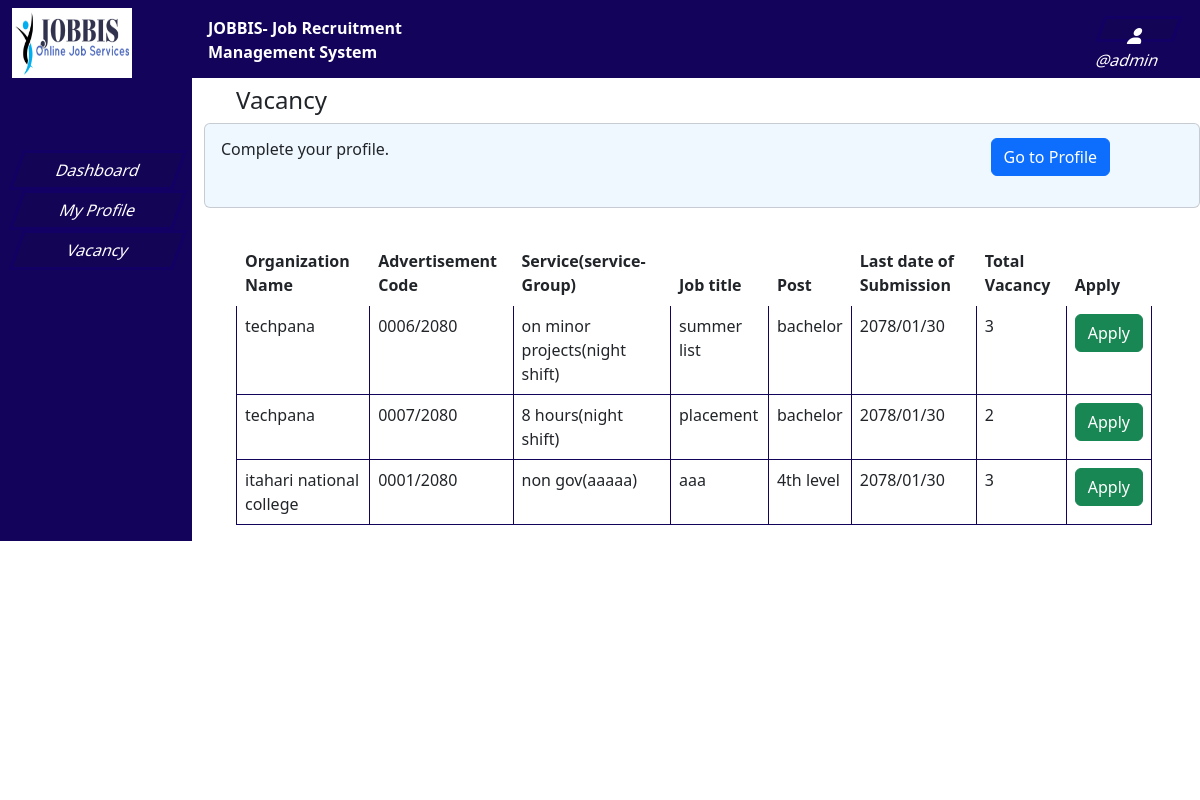
The page /dashboard-vacancy.php (signed in) on the database its author committed.
### tables this page shows
CREATE TABLE `job` (
  `id` int(4) NOT NULL,
  `username` varchar(50) NOT NULL,
  `adverisement` varchar(20) NOT NULL,
  `title` varchar(50) NOT NULL,
  `role` varchar(50) NOT NULL,
  `position` varchar(100) NOT NULL,
  `service` varchar(50) NOT NULL,
  `serviceGroup` varchar(50) NOT NULL,
  `level` varchar(50) NOT NULL,
  `submissionDate` varchar(50) NOT NULL,
  `salary` varchar(30) NOT NULL,
  `education` varchar(100) NOT NULL,
  `gpa` varchar(30) NOT NULL,
  `vacancy` int(4) NOT NULL,
  `description` varchar(300) NOT NULL,
  `type` varchar(40) NOT NULL
);

CREATE TABLE `providerregistration` (
  `id` int(11) NOT NULL,
  `companyName` varchar(60) NOT NULL,
  `personName` varchar(60) NOT NULL,
  `date` varchar(10) NOT NULL,
  `address` varchar(100) NOT NULL,
  `website` varchar(50) NOT NULL,
  `username` varchar(30) NOT NULL,
  `email` varchar(50) NOT NULL,
  `phone` varchar(15) NOT NULL,
  `mobile` varchar(15) NOT NULL,
  `pan` varchar(20) NOT NULL,
  `country` varchar(50) NOT NULL,
  `province` varchar(50) NOT NULL,
  `district` varchar(50) NOT NULL,
  `localBody` varchar(50) NOT NULL,
  `ward` varchar(10) NOT NULL,
  `password` varchar(30) NOT NULL
);

### dashboard-vacancy.php (the view, shortened to what this page needs)
<!doctype html>
<html lang="en">
<head>
    <link href="https://cdn.jsdelivr.net/npm/bootstrap@5.3.0-alpha1/dist/css/bootstrap.min.css" rel="stylesheet"
>
    <link rel="stylesheet" href="https://cdnjs.cloudflare.com/ajax/libs/font-awesome/6.2.1/css/all.min.css"
 />
    <link rel="stylesheet" href="./CSS/dashboard-das.css">
</head>
<body>
    <div class="navbar">
        <nav class="navbar navbar-expand-lg">
            <div class="container-fluid">
                <a class="navbar-brand" href="#">
                    <img src="./zobbis/Project-favicon.png" width="120" height="70" alt="Logo">
                </a>
                <div class="collapse navbar-collapse">
                    <ul class="navbar-nav me-auto mb-2 mb-lg-0">
                        <div class="nav-content">
                            <li class="nav-item">
                                JOBBIS- Job Recruitment Management System
                            </li>
                        </div>
                        <div class="dropdown">
                            <button class="btn-nav" type="button" id="dropdownMenu2" data-bs-toggle="dropdown">
                                <i class="fa-solid fa-user"></i> <?php echo $_SESSION['username']; ?>
                            </button>
                        </div>
                    </ul>
                </div>
            </div>
        </nav>
    </div>
    <div class="content-container">
        <div class="row">
            <div class="col-2">
                <div class="content-area">
                    <button type="button" class="btn-dash"><a href="dashboard-client.php">Dashboard</a></button>
                    <button type="button" class="btn-dash"><a href="dashboard-my-profile-personal.php">My
                            Profile</a></button>
                    <button type="button" class="btn-dash"><a href="#">Vacancy</a></button>
                    <div class="footer">
                        <div class="footer-content">
                            <hr>
                            <p>Copyright 2023 &copy; Jobbes</p>
                        </div>
                    </div>
                </div>
            </div>
            <div class="col-10">
                <div class="dashboard-main">
                    <h4>Vacancy</h4>
                </div>
                <div class="card card-callot mb-3">
                    <div class="card-body">
                        <div class="flex-center mb-md-0 mb-3 align-items-center">
                            <div class="ml-3">
                                <h6>Complete your profile.</h6>
                            </div>
                        </div>
                        <div class="flex-center mb-md-0 align-items-center">
                            <a href="dashboard-my-profile-personal.php" class="btn btn-profile btn-primary">Go to
                                Profile</a>
                        </div>
                    </div>
                </div>
                <div class="dashboard-main">
                    <div class="table-container" style="overflow: auto; width: 100%; height: 100%;">
                        <table class="table">
                            <thead>
                                <tr role="row">
                                    <th colspan="1" role="columnheader" title="Toggle ShortBy" style="cursor: pointer;">
                                        Organization Name
                                    </th>
                                    <th colspan="1" role="columnheader" title="Toggle ShortBy" style="cursor: pointer;">
                                    Advertisement Code
                                    </th>
                                    <th colspan="1" role="columnheader" title="Toggle ShortBy" style="cursor: pointer;">
                                        Service(service-Group)
                                    </th>
                                    <th colspan="1" role="columnheader" title="Toggle ShortBy" style="cursor: pointer;">
                                        Job title
                                    </th>
                                    <th colspan="1" role="columnheader" title="Toggle ShortBy" style="cursor: pointer;">
                                        Post
                                    </th>
                                    <th colspan="1" role="columnheader" title="Toggle ShortBy" style="cursor: pointer;">
                                        Last date of Submission
                                    </th>
                                    <th colspan="1" role="columnheader" title="Toggle ShortBy" style="cursor: pointer;">
                                        Total Vacancy
                                    </th>
                                    <th colspan="1" role="columnheader" title="Toggle ShortBy" style="cursor: pointer;">
                                        Apply
                                    </th>
                                </tr>
                            </thead>
                            <tbody>
                            <?php
                                 include("connection.php");
                                 $sql =  "SELECT *
                                 FROM `job`
                                  INNER JOIN `providerregistration` ON job.username = providerregistration.username ";
                                 $result = $connection->query($sql);
                                 while($row=$result->fetch_assoc()){
                                    ?>
                                 <tr>
                                    <td><?=$row['companyName'];?></td>
                                    <td><?=$row['adverisement'];?></td>
                                    <td><?=$row['service'];?>(<?=$row['serviceGroup'];?>)</td>
                                    <td><?=$row['title'];?></td>
                                    <td><?=$row['position'];?></td>
                                    <td><?=$row['submissionDate'];?></td>
                                    <td><?=$row['vacancy'];?></td>
                                    <td><a type="button" class="btn btn-success" <?php
                                        echo " href='apply-job.php?adverisement=$row[adverisement]' title='apply'" ; ?>>Apply
                                    </a> </td>
                                </tr>
                                <?php
                                 }
                                ?>
                            </tbody>
                        </table>
                    </div>
                </div>
            </div>
        </div>
</body>
</html>

### CSS/dashboard-das.css (style rules this page uses)
.navbar { width: 100%; height: 70px; background-color: rgb(19, 3, 91); color:white; align-items: center; }
.nav-content { display: flex; margin-left: 50px; color: #ccc; }
.navbar-brand { font-size: 20px; color: rgb(165, 40, 40); font-weight: 550; }
.nav-item { padding: 15px 10px 5px 0; font-weight: bold; margin-left: 10px; color:white; font-size: medium; }
.dropdown { margin-left: 40rem; padding: 15px 10px 5px 0; font-size: medium; }
.col-2 { background-color: rgb(19, 3, 91); color: white; }
.content-area { margin-top: 5rem; margin-left: 1rem; }
.dashboard-main { margin-top: 1rem; margin-left: 2rem; margin-right: 3rem; }
.btn-dash, .btn-nav { border: 3px solid rgb(19, 0, 100); color: #ffffff; padding: 5px; border-radius: 1px 1px ; background-color: rgb(19, 4, 86); transform: skew(-20deg); -webkit-transform: skew(-20deg); -ms-transform: skew(-20deg); height: 40%; width: 100%; }
.btn-dash a { color: #ffffff; text-decoration: none; }
.btn-profile { margin-left: 80%; margin-top: -3rem; }
.card-callot { background-color: aliceblue; }
.table-container { margin-top: 2rem; }
thead { background-color: rgb(19, 3, 91); color: white; }
th { border: 1px solid white; }
td { border: 1px solid rgb(19, 3, 91); }
.footer { position: fixed; bottom: 0; width: 100%; color: #fff; padding:0; }
.footer-content { margin-left: 0%; }

### rows shown on the page
job: providerregistration.companyName "techpana", adverisement "0006/2080", service "on minor projects", serviceGroup "night shift", title "summer list", position "bachelor", submissionDate "2078/01/30", vacancy "3"
job: providerregistration.companyName "techpana", adverisement "0007/2080", service "8 hours", serviceGroup "night shift", title "placement", position "bachelor", submissionDate "2078/01/30", vacancy "2"
job: providerregistration.companyName "itahari national college", adverisement "0001/2080", service "non gov", serviceGroup "aaaaa", title "aaa", position "4th level", submissionDate "2078/01/30", vacancy "3"

### other values the page prints
$_SESSION['username'] "@admin"
